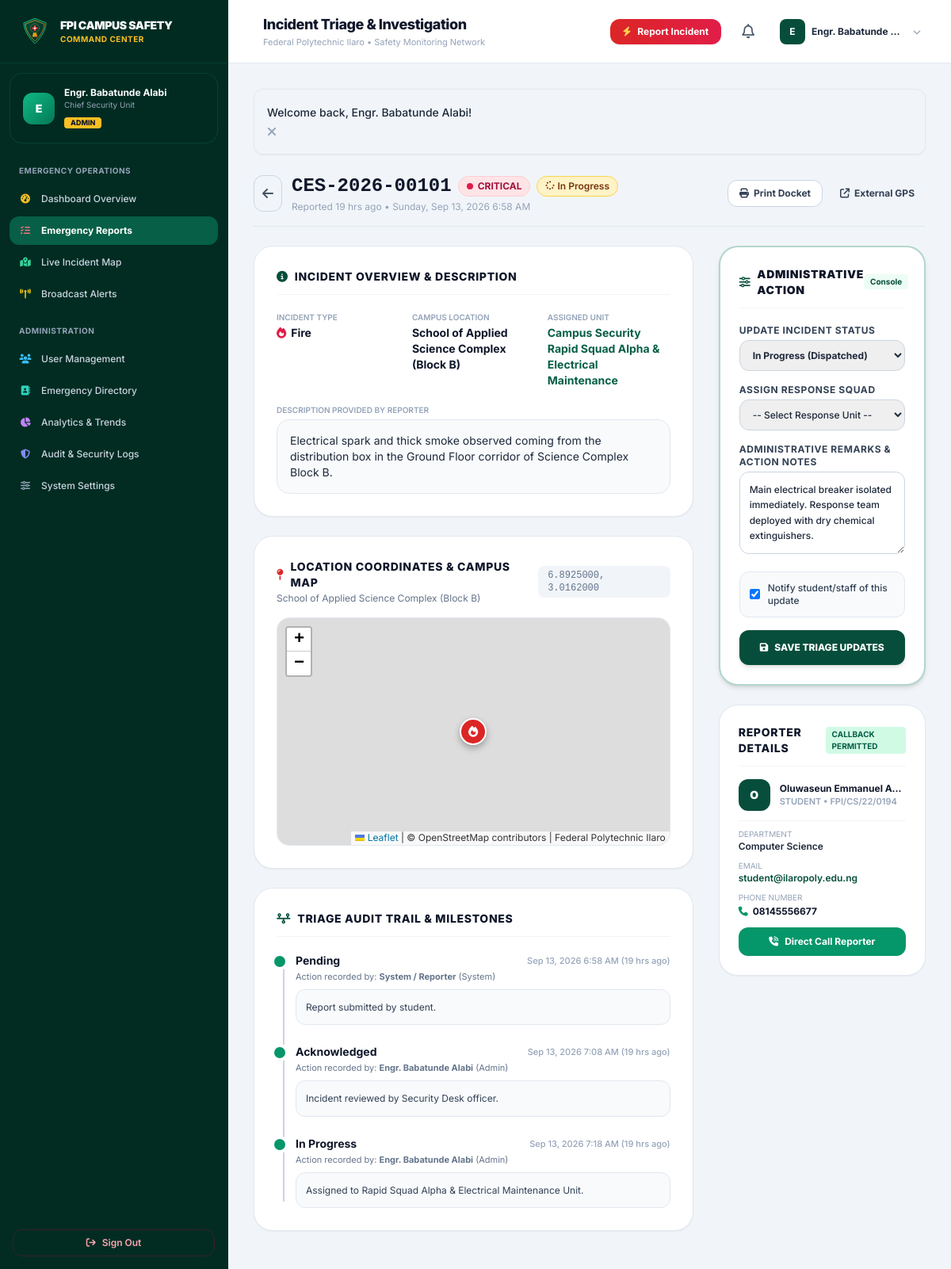
The app's page /admin/report-view.php?id=1 (signed in) with its own data.
### tables this page shows
CREATE TABLE `emergency_reports` (
  `id` INT UNSIGNED AUTO_INCREMENT PRIMARY KEY,
  `report_reference` VARCHAR(30) NOT NULL UNIQUE,
  `user_id` INT UNSIGNED NULL,
  `emergency_type` ENUM(
    'Fire', 
    'Medical Emergency', 
    'Security Threat', 
    'Accident', 
    'Theft', 
    'Violence', 
    'Gas Leak', 
    'Infrastructure Failure', 
    'Natural Hazard', 
    'Other'
  ) NOT NULL,
  `description` TEXT NOT NULL,
  `location_id` INT UNSIGNED NULL,
  `location_name` VARCHAR(255) NOT NULL,
  `latitude` DECIMAL(10, 7) NULL,
  `longitude` DECIMAL(10, 7) NULL,
  `severity` ENUM('Low', 'Medium', 'High', 'Critical') NOT NULL DEFAULT 'Medium',
  `image_path` MEDIUMTEXT DEFAULT NULL,
  `reporter_phone` VARCHAR(25) DEFAULT NULL,
  `allow_contact` TINYINT(1) NOT NULL DEFAULT 1,
  `status` ENUM('Pending', 'Acknowledged', 'In Progress', 'Resolved', 'Rejected') NOT NULL DEFAULT 'Pending',
  `assigned_to` VARCHAR(150) DEFAULT NULL,
  `admin_notes` TEXT DEFAULT NULL,
  `resolved_at` TIMESTAMP NULL DEFAULT NULL,
  `created_at` TIMESTAMP DEFAULT CURRENT_TIMESTAMP,
  `updated_at` TIMESTAMP DEFAULT CURRENT_TIMESTAMP ON UPDATE CURRENT_TIMESTAMP,
  FOREIGN KEY (`user_id`) REFERENCES `users`(`id`) ON DELETE SET NULL,
  FOREIGN KEY (`location_id`) REFERENCES `campus_locations`(`id`) ON DELETE SET NULL,
  INDEX `idx_reports_status` (`status`),
  INDEX `idx_reports_severity` (`severity`),
  INDEX `idx_reports_type` (`emergency_type`),
  INDEX `idx_reports_created` (`created_at`)
);

CREATE TABLE `report_timeline` (
  `id` INT UNSIGNED AUTO_INCREMENT PRIMARY KEY,
  `report_id` INT UNSIGNED NOT NULL,
  `action_by` INT UNSIGNED NULL,
  `status_from` VARCHAR(50) DEFAULT NULL,
  `status_to` VARCHAR(50) NOT NULL,
  `notes` TEXT DEFAULT NULL,
  `created_at` TIMESTAMP DEFAULT CURRENT_TIMESTAMP,
  FOREIGN KEY (`report_id`) REFERENCES `emergency_reports`(`id`) ON DELETE CASCADE,
  FOREIGN KEY (`action_by`) REFERENCES `users`(`id`) ON DELETE SET NULL
);

CREATE TABLE `users` (
  `id` INT UNSIGNED AUTO_INCREMENT PRIMARY KEY,
  `name` VARCHAR(120) NOT NULL,
  `email` VARCHAR(150) NOT NULL UNIQUE,
  `phone` VARCHAR(25) NOT NULL,
  `role` ENUM('student', 'staff', 'admin') NOT NULL DEFAULT 'student',
  `id_number` VARCHAR(50) NOT NULL COMMENT 'Matric Number or Staff ID',
  `department` VARCHAR(100) NOT NULL,
  `password` VARCHAR(255) NOT NULL,
  `avatar` VARCHAR(255) DEFAULT NULL,
  `status` ENUM('active', 'inactive') NOT NULL DEFAULT 'active',
  `created_at` TIMESTAMP DEFAULT CURRENT_TIMESTAMP,
  `updated_at` TIMESTAMP DEFAULT CURRENT_TIMESTAMP ON UPDATE CURRENT_TIMESTAMP,
  INDEX `idx_users_role` (`role`),
  INDEX `idx_users_status` (`status`)
);

### admin/report-view.php (the view, shortened to what the rows shown need)
<?php
require_once __DIR__ . '/../includes/nav-portal.php';
$pdo = getDB();
$reportId = (int)($_GET['id'] ?? 0);
$stmt = $pdo->prepare("
    SELECT r.*,
           u.name as reporter_name,
           u.email as reporter_email,
           u.role as reporter_role,
           u.department as reporter_dept,
           u.id_number as reporter_id_num
    FROM emergency_reports r
    LEFT JOIN users u ON r.user_id = u.id
    WHERE r.id = ?
");
$stmt->execute([$reportId]);
$report = $stmt->fetch();
$tlStmt = $pdo->prepare("
    SELECT t.*, u.name as actor_name, u.role as actor_role
    FROM report_timeline t
    LEFT JOIN users u ON t.action_by = u.id
    WHERE t.report_id = ?
    ORDER BY t.created_at ASC
");
$tlStmt->execute([$reportId]);
$timeline = $tlStmt->fetchAll();
?>
<div class="space-y-6">
    <div class="flex flex-col sm:flex-row sm:items-center justify-between gap-4 pb-4 border-b border-slate-200">
        <div class="flex items-center gap-3">
            <div>
                <div class="flex items-center gap-2 flex-wrap">
                    <span class="font-mono text-xl sm:text-2xl font-black text-slate-900"><?= e($report['report_reference']) ?></span>
                    <?= get_severity_badge($report['severity']) ?>
                    <?= get_status_badge($report['status']) ?>
                </div>
                <p class="text-xs text-slate-400 mt-0.5">Reported <?= time_ago($report['created_at']) ?> &bull; <?= date('l, M j, Y g:i A', strtotime($report['created_at'])) ?></p>
            </div>
        </div>
    </div>
    <div class="grid grid-cols-1 lg:grid-cols-12 gap-8 items-start">
        <div class="lg:col-span-8 space-y-6">
            <div class="bg-white rounded-3xl border border-slate-200 p-6 sm:p-7 shadow-sm space-y-5">
                <div class="grid grid-cols-2 sm:grid-cols-3 gap-4 text-xs">
                    <div>
                        <span class="text-slate-400 font-semibold block text-[10px] uppercase">Incident Type</span>
                        <p class="font-bold text-slate-900 text-sm mt-0.5 flex items-center gap-1.5">
                            <i class="<?= get_emergency_icon($report['emergency_type']) ?>"></i>
                            <?= e($report['emergency_type']) ?>
                        </p>
                    </div>
                    <div>
                        <span class="text-slate-400 font-semibold block text-[10px] uppercase">Campus Location</span>
                        <p class="font-bold text-slate-900 text-sm mt-0.5">
                            <?= e($report['location_name']) ?>
                        </p>
                    </div>
                    <div>
                        <span class="text-slate-400 font-semibold block text-[10px] uppercase">Assigned Unit</span>
                        <p class="font-bold text-emerald-800 text-sm mt-0.5">
                            <?= e($report['assigned_to'] ?: 'Not Assigned Yet') ?>
                        </p>
                    </div>
                </div>
                <div>
                    <span class="text-slate-400 font-semibold block text-[10px] uppercase mb-1">Description Provided By Reporter</span>
                    <div class="p-4 rounded-2xl bg-slate-50 border border-slate-200 text-slate-800 leading-relaxed text-xs sm:text-sm">
                        <?= nl2br(e($report['description'])) ?>
                    </div>
                </div>
            </div>
            <div class="bg-white rounded-3xl border border-slate-200 p-6 sm:p-7 shadow-sm space-y-4">
                <div class="flex items-center justify-between">
                    <div>
                        <h3 class="text-sm font-extrabold text-slate-900 uppercase tracking-wider flex items-center gap-2">
                            <i class="fa-solid fa-map-pin text-red-600"></i>
                            Location Coordinates &amp; Campus Map
                        </h3>
                        <p class="text-xs text-slate-500 mt-0.5"><?= e($report['location_name']) ?></p>
                    </div>
                    <?php if ($report['latitude'] && $report['longitude']): ?>
                    <span class="font-mono text-xs text-slate-500 bg-slate-100 px-3 py-1 rounded-lg">
                        <?= e($report['latitude']) ?>, <?= e($report['longitude']) ?>
                    </span>
                    <?php endif; ?>
                </div>
            </div>
            <div class="bg-white rounded-3xl border border-slate-200 p-6 sm:p-7 shadow-sm space-y-5">
                <?php if (!empty($timeline)): ?>
                <div class="relative pl-6 space-y-6 before:absolute before:left-2 before:top-2 before:bottom-2 before:w-0.5 before:bg-slate-300">
                    <?php foreach ($timeline as $tl): ?>
                    <div class="relative">
                        <div class="absolute -left-[27px] top-1 w-3.5 h-3.5 rounded-full bg-emerald-600 ring-4 ring-white"></div>
                        <div class="text-xs">
                            <div class="flex items-center justify-between gap-2">
                                <span class="font-bold text-slate-900 text-sm"><?= e($tl['status_to']) ?></span>
                                <span class="text-[11px] text-slate-400 font-medium"><?= date('M j, Y g:i A', strtotime($tl['created_at'])) ?> (<?= time_ago($tl['created_at']) ?>)</span>
                            </div>
                            <p class="text-[11px] text-slate-500 mt-0.5">Action recorded by: <strong><?= e($tl['actor_name'] ?: 'System / Reporter') ?></strong> (<?= ucfirst(e($tl['actor_role'] ?: 'System')) ?>)</p>
                            <?php if (!empty($tl['notes'])): ?>
                                <div class="mt-2 p-3 rounded-xl bg-slate-50 border border-slate-200 text-slate-700 leading-relaxed font-sans">
                                    <?= nl2br(e($tl['notes'])) ?>
                                </div>
                            <?php endif; ?>
                        </div>
                    </div>
                    <?php endforeach; ?>
                </div>
                <?php endif; ?>
            </div>
        </div>
        <div class="lg:col-span-4 space-y-6">
            <div class="bg-white rounded-3xl border-2 border-fpi-700/30 p-6 shadow-md space-y-5">
                <form action="<?= BASE_URL ?>/admin/report-view.php?id=<?= $report['id'] ?>" method="POST" class="space-y-4">
                    <div>
                        <label for="status" class="block text-xs font-bold text-slate-700 uppercase tracking-wider mb-1">
                            Update Incident Status
                        </label>
                        <select id="status" name="status" required class="w-full px-3 py-2.5 rounded-xl border border-slate-300 focus:outline-none focus:ring-2 focus:ring-fpi-700 text-xs font-bold text-slate-800">
                            <option value="In Progress" <?= $report['status'] === 'In Progress' ? 'selected' : '' ?>>In Progress (Dispatched)</option>
                        </select>
                    </div>
                    <div>
                        <label for="admin_notes" class="block text-xs font-bold text-slate-700 uppercase tracking-wider mb-1">
                            Administrative Remarks &amp; Action Notes
                        </label>
                        <textarea id="admin_notes" name="admin_notes" rows="4" placeholder="Log dispatch time, officers assigned, actions taken, or resolution summary..." class="w-full p-3 rounded-xl border border-slate-300 focus:outline-none focus:ring-2 focus:ring-fpi-700 text-xs font-medium text-slate-800 leading-relaxed"><?= e($report['admin_notes'] ?? '') ?></textarea>
                    </div>
                </form>
            </div>
            <div class="bg-white rounded-3xl border border-slate-200 p-6 shadow-sm space-y-4">
                <?php if (!empty($report['reporter_name'])): ?>
                <div class="space-y-3 text-xs">
                    <div class="flex items-center gap-3">
                        <div class="w-10 h-10 rounded-xl bg-fpi-800 text-white font-black text-sm flex items-center justify-center flex-shrink-0">
                            <?= strtoupper(substr($report['reporter_name'], 0, 1)) ?>
                        </div>
                        <div class="overflow-hidden">
                            <h4 class="font-bold text-slate-900 truncate"><?= e($report['reporter_name']) ?></h4>
                            <span class="text-[11px] text-slate-400 uppercase font-semibold"><?= e($report['reporter_role']) ?> &bull; <?= e($report['reporter_id_num']) ?></span>
                        </div>
                    </div>
                    <div class="pt-2 space-y-2 text-slate-600 border-t border-slate-100">
                        <div>
                            <span class="text-slate-400 block text-[10px] uppercase">Department</span>
                            <span class="font-semibold text-slate-800"><?= e($report['reporter_dept']) ?></span>
                        </div>
                        <div>
                            <span class="text-slate-400 block text-[10px] uppercase">Email</span>
                            <a href="mailto:<?= e($report['reporter_email']) ?>" class="font-semibold text-fpi-800 hover:underline"><?= e($report['reporter_email']) ?></a>
                        </div>
                        <div>
                            <span class="text-slate-400 block text-[10px] uppercase">Phone Number</span>
                            <a href="tel:<?= str_replace(' ', '', $report['reporter_phone']) ?>" class="font-bold text-slate-900 hover:text-fpi-800 flex items-center gap-1.5 mt-0.5">
                                <i class="fa-solid fa-phone text-emerald-600"></i> <?= e($report['reporter_phone']) ?>
                            </a>
                        </div>
                    </div>
                    <?php if ($report['allow_contact'] && !empty($report['reporter_phone'])): ?>
                    <a href="tel:<?= str_replace(' ', '', $report['reporter_phone']) ?>" class="w-full mt-2 inline-flex items-center justify-center gap-2 py-2.5 px-4 rounded-xl bg-emerald-600 hover:bg-emerald-700 text-white font-bold text-xs shadow-xs transition">
                        <i class="fa-solid fa-phone-volume"></i> Direct Call Reporter
                    </a>
                    <?php endif; ?>
                </div>
                <?php endif; ?>
            </div>
        </div>
    </div>
</div>
<?php require_once __DIR__ . '/../includes/footer-portal.php'; ?>

### records on screen
emergency_reports: report_reference "CES-2026-00101", created_at "19 hrs ago", created_at "Sunday, Sep 13, 2026 6:58 AM", emergency_type "Fire", location_name "School of Applied Science Complex (Block B)", assigned_to "Campus Security Rapid Squad Alpha & Electrical Maintenance", description "Electrical spark and thick smoke observed coming from the distribution box in the Ground Floor corridor of Science Complex Block B.", latitude "6.8925000", longitude "3.0162000", status "In Progress (Dispatched)", admin_notes "Main electrical breaker isolated immediately. Response team deployed with dry chemical extinguishers.", user.name "O", user.name "Oluwaseun Emmanuel A…", user.role "STUDENT", user.id_number "FPI/CS/22/0194", user.department "Computer Science", user.email "student@ilaropoly.edu.ng", reporter_phone "08145556677"
report_timeline: status_to "Pending", created_at "Sep 13, 2026 6:58 AM", created_at "19 hrs ago", actor_name "System / Reporter", actor_role "System", notes "Report submitted by student."
report_timeline: status_to "Acknowledged", created_at "Sep 13, 2026 7:08 AM", created_at "19 hrs ago", action_by.name "Engr. Babatunde Alabi", action_by.role "Admin", notes "Incident reviewed by Security Desk officer."
report_timeline: status_to "In Progress", created_at "Sep 13, 2026 7:18 AM", created_at "19 hrs ago", action_by.name "Engr. Babatunde Alabi", action_by.role "Admin", notes "Assigned to Rapid Squad Alpha & Electrical Maintenance Unit."

### other values on screen
substr($user['name'], 0, 1) "E"
$user['name'] "Engr. Babatunde Alabi"
$user['department'] "Chief Security Unit"
$user['role'] "ADMIN"
$pageTitle "Incident Triage & Investigation"
$user['name'] "Engr. Babatunde…"
$msg "Welcome back, Engr. Babatunde Alabi!"
